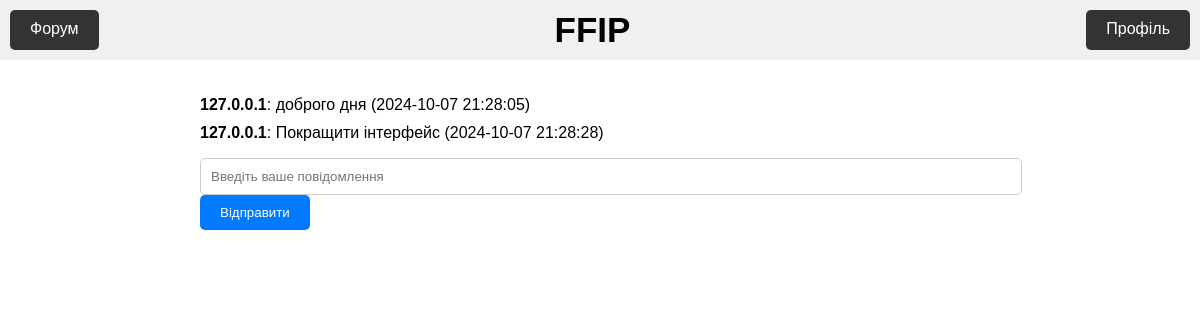
The app's page /topic_upgrade_FFIP with its own data.
### tables this page shows
CREATE TABLE "FFIP_upgrades_topic_bd" (
	"message_id"	INTEGER NOT NULL UNIQUE,
	"user_login"	TEXT NOT NULL,
	"message"	TEXT NOT NULL,
	"message_time"	TEXT NOT NULL,
	PRIMARY KEY("message_id" AUTOINCREMENT)
);

### flask_app.py (the view)
@app.route('/topic_upgrade_FFIP' , methods = ['GET','POST'])
def topic_upgrade_FFIP():
    conn = getConnection()
    query = """
        SELECT message, message_id, message_time, user_login
        FROM FFIP_upgrades_topic_bd
    """
    result = conn.execute(query).fetchall()
    messages = []
    for row in result:
        messages.append({
            'message': row[0],
            'message_id': row[1],
            'message_time': row[2],
            'user_login': row[3]
        })
    conn.commit()
    conn.close()
    return render_template('topic_upgrade_FFIP.html', Messages = messages)

### flask_app.py (called while the page is built)
def getConnection():
    conn = sqlite3.connect('forum_data_base.db')
    conn.row_factory = sqlite3.Row #для того, щоб можна було звертатись до полів за іменами
    return conn

### templates/topic_upgrade_FFIP.html (shortened to what this page needs)
<!DOCTYPE html>
<html lang="en">
<head>
    <link rel="stylesheet" href="{{ url_for('static', filename='upgrade_FFIP_topic.css') }}">
</head>
<body>
    <header>
        <a class="button" href="{{url_for('main_f')}}">Форум</a>
        <span class="ffip-title">FFIP</span> <a class="button" href="{{url_for('profile')}}">Профіль</a>
    </header>
    <main>
        <form method="POST", action="sended_message_to_upgrade_FFIP">
            <ul>
            {% for message in Messages %}
            <li>
                <b>{{ message.user_login }}</b>: {{ message.message }} ({{ message.message_time }})
            </li>
            {% endfor %}
            </ul>
            <input required id = 'message_input' type="text" name="message_input" placeholder="Введіть ваше повідомлення">
            <button type="submit" id = 'Submit_button'>Відправити</button>
        </form>
    </main>
</body>
</html>

### static/upgrade_FFIP_topic.css (style rules this page uses)
html, body { margin: 0; padding: 0; font-family: Arial, sans-serif; }
.button { background-color: #333; color: white; padding: 10px 20px; text-decoration: none; border: none; border-radius: 5px; cursor: pointer; transition: background-color 0.3s ease; }
header { display: flex; justify-content: space-between; background-color: #f0f0f0; padding: 10px; }
main { max-width: 800px; margin: 0 auto; padding: 20px; }
ul { list-style: none; padding: 0; }
li { margin-bottom: 10px; }
b { font-weight: bold; }
#message_input { width: 100%; padding: 10px; border: 1px solid #ccc; border-radius: 5px; }
#Submit_button { padding: 10px 20px; background-color: #007bff; color: white; border: none; border-radius: 5px; cursor: pointer; transition: background-color 0.3s ease; }
.ffip-title { margin: 0 10px; font-weight: bold; font-size: 35px; }

### records on screen
FFIP_upgrades_topic_bd: user_login "127.0.0.1", message "доброго дня", message_time "2024-10-07 21:28:05"
FFIP_upgrades_topic_bd: user_login "127.0.0.1", message "Покращити інтерфейс", message_time "2024-10-07 21:28:28"
